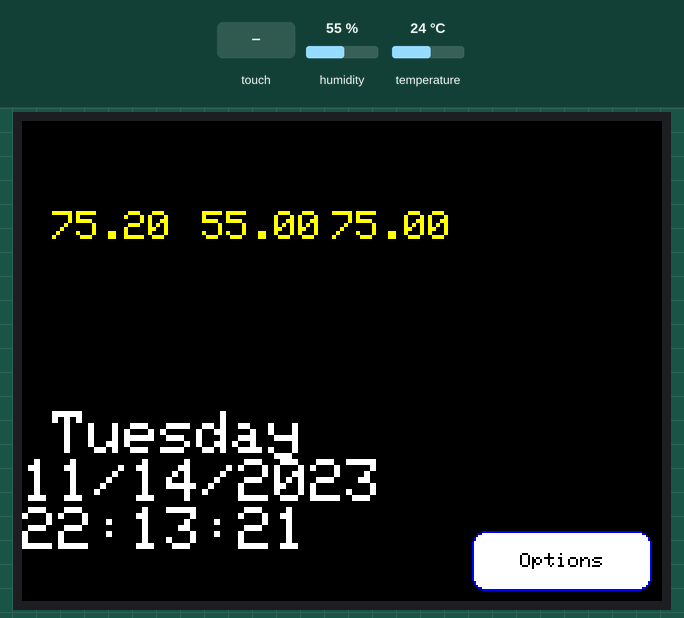
Simulated run of this sketch. Board: Arduino Mega 2560, built with avr-gcc and run on an emulated ATmega2560. On the bench: 320×240 colour display. Inputs (shaded band) come from the test bench; at power-on: humidity 55 %, temperature 24 °C. The local clock reads 2024-03-15 10:24:30 at power-on unless the sketch sets it; what the sketch prints to the serial monitor is not drawn.

Above: at 1.4 s.
1.5 s: touch panel pressed at 13 % / 10 % of its raw x / y range
At 2.8 s:
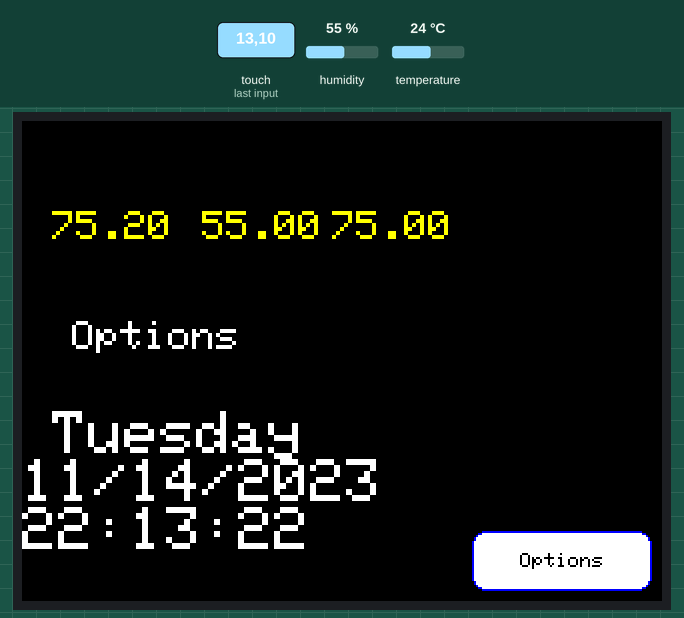
5.5 s: humidity set to 22 %
At 7.6 s:
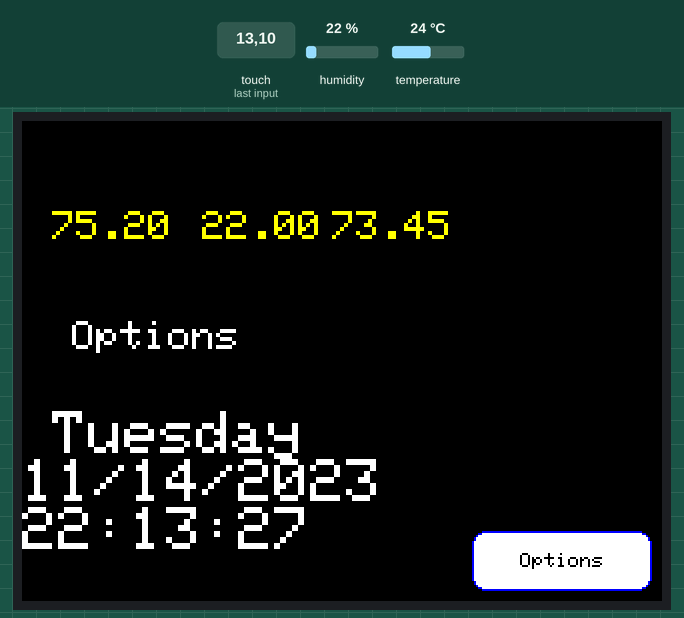
8.5 s: temperature set to 12 °C
At 9.9 s:
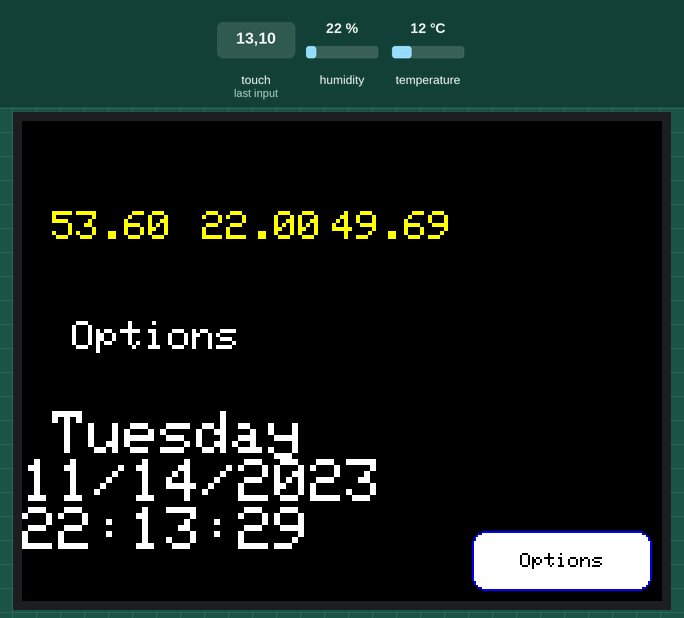
10.6 s: humidity set to 40 %
At 11.8 s:
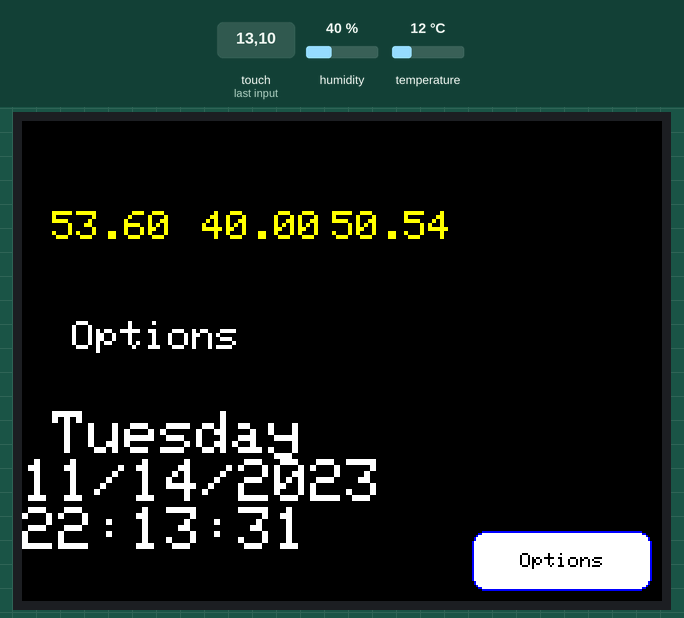
14.5 s: temperature set to 19 °C
At 15.7 s:
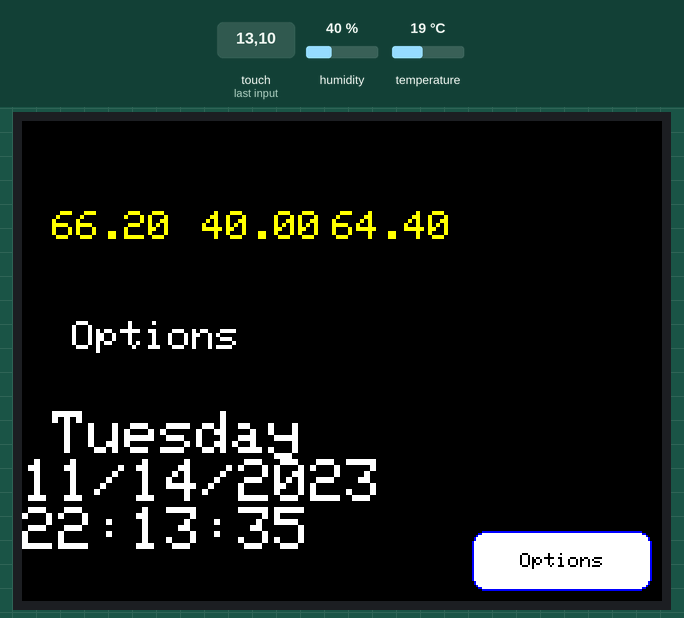
Timing chart, 0 to 17.5 s (numbered marks = the images above; inputs shaded):
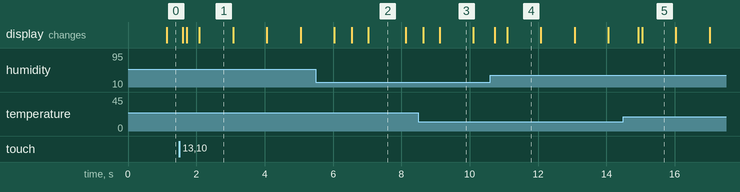

The sketch:

weather_time_touch_1.ino
```cpp
#include <Elegoo_GFX.h> // Core graphics library
#include <Elegoo_TFTLCD.h> // Hardware-specific library

#include <stdint.h>
#include "TouchScreen.h"

#include <DHT.h>              //DTH Library
#include <DHT_U.h>            //DTH Library

#include <Wire.h>
#include "RTClib.h"

#define YP A2  // must be an analog pin, use "An" notation!
#define XM A3  // must be an analog pin, use "An" notation!
#define YM 8   // can be a digital pin
#define XP 9   // can be a digital pin

#define LCD_CS A3 // Chip Select goes to Analog 3
#define LCD_CD A2 // Command/Data goes to Analog 2
#define LCD_WR A1 // LCD Write goes to Analog 1
#define LCD_RD A0 // LCD Read goes to Analog 0

#define LCD_RESET A4 // Can alternately just connect to Arduino's reset pin

// Assign human-readable names to some common 16-bit color values:
#define BLACK   0x0000
#define BLUE    0x001F
#define RED     0xF800
#define GREEN   0x07E0
#define CYAN    0x07FF
#define MAGENTA 0xF81F
#define YELLOW  0xFFE0
#define WHITE   0xFFFF

#define DHTPIN 52                    // what pin we're connected to DHT Sensor
#define DHTTYPE DHT11                // DHT 11

RTC_DS3231 rtc;

DHT dht(DHTPIN, DHTTYPE);

Elegoo_TFTLCD tft(LCD_CS, LCD_CD, LCD_WR, LCD_RD, LCD_RESET);

Elegoo_GFX_Button button1;
Elegoo_GFX_Button button2;
Elegoo_GFX_Button button3;

TouchScreen ts = TouchScreen(XP, YP, XM, YM, 300);

char daysOfTheWeek[7][12] = {"Sunday","Monday", "Tuesday", "Wednesday", "Thursday", "Friday", "Saturday"};
uint8_t currScreen = 0; // 0 (Initial Screen) | 1 (Options Screen)

void setup(void) {
  Wire.begin();
  Serial.begin(9600);
  rtc.begin();

  rtc.adjust(DateTime(F(__DATE__), F(__TIME__))); // UNCOMMENT TO SET TIME & DATE TO THAT AT COMPILATION.

  dht.begin();

  Serial.print("TFT size is "); Serial.print(tft.width()); Serial.print("x"); Serial.println(tft.height());

  tft.reset();

  uint16_t identifier = 0x9341;
  tft.begin(identifier);

  tft.setRotation(3);
  tft.fillScreen(BLACK);

  showInitialScreen();
}

void loop(void) {

  if(currScreen == 0) {
    float t = getTemperature(true);
    float h = getHumidity();
    float hI = getHeatIndex();

    tft.setCursor(15,45);
    tft.setTextColor(YELLOW, BLACK);
    tft.setTextSize(2);
    tft.print(t);

    tft.setCursor(90,45);
    tft.print(h);

    tft.setCursor(155,45);
    tft.print(hI);

    tft.setCursor(15,90);
    tft.setTextSize(3);

    printTime();
  }


  // a point object holds x y and z coordinates
  TSPoint p = ts.getPoint();
  pinMode(XM, OUTPUT);  //.kbv ALWAYS restore pinMode()
  pinMode(YP, OUTPUT);

  if (p.z > ts.pressureThreshhold) {
     Serial.print("\tPressure = "); Serial.println(p.z);

     if(currScreen == 0) {
       if(p.x >= 143 && p.x <= 364 && p.y >= 110 && p.y <= 189) {
         currScreen = 1;
         showOptionsScreen();
       } else {
         Serial.print("X = "); Serial.print(p.x);
         Serial.print("\tY = "); Serial.print(p.y);
       }
     } else if (currScreen == 1){
        currScreen = 0;
        showInitialScreen();
     }
  }
}

void showInitialScreen() {
  button3.initButton(&tft, 270, 220, 90, 30, BLUE, WHITE, BLACK, "Options", 1);
  button3.drawButton();
}

void showOptionsScreen() {
  tft.fillScreen(BLACK);
  tft.setCursor(25, 100);
  tft.setTextColor(WHITE);
  tft.setTextSize(2);
  tft.println("Options");

  button3.initButton(&tft, 270, 220, 90, 30, BLUE, WHITE, BLACK, "Save", 1);
  button3.drawButton();
}

float getTemperature(bool tF) {
    return dht.readTemperature(tF);
}

float getHumidity() {
    return dht.readHumidity();
}

float getHeatIndex() {
  float t = getTemperature(true);
  float h = getHumidity();
  return dht.computeHeatIndex();
}

void printTime() {
    DateTime now = rtc.now();

    tft.setCursor(15, 145);
    tft.setTextColor(WHITE,BLACK);
    tft.println(daysOfTheWeek[now.dayOfTheWeek()]);
    tft.print(now.month(), DEC);
    tft.print('/');
    tft.print(now.day(), DEC);
    tft.print('/');
    tft.print(now.year(), DEC);
    tft.println();
    tft.print(now.hour(), DEC);
    tft.print(':');
    uint8_t m = now.minute();
    tft.print(m);
    tft.print(':');
    uint8_t s = now.second();
    tft.print(s);
    tft.println();
    delay(100);
}
```

Measured:
- after the input at 1.5 s, the display: first changes after 0.10 s (image 1 shows a later state)
- what the display in image 1 shows lasts 1.0 s, from 2.1 s to 3.1 s
- what the display in image 2 shows lasts 1.1 s, from 7.0 s to 8.1 s
